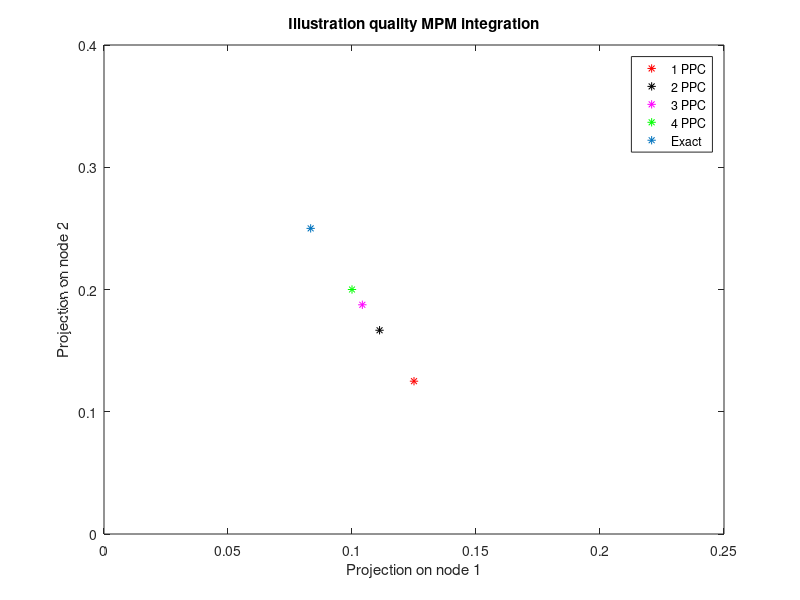

Source code (MATLAB):
%% Representation of the results regarding numerical integration
% f(x) = x^2 on [0,1] 
% 1 Element, 1-2-3 PPC

node_1_1 = 1/8;
node_1_2 = 1/8; 

node_2_1 = 1/9;
node_2_2 = 1/6;

node_3_1 = 5/48;
node_3_2 = 9/48;

node_4_1 = 1/10;
node_4_2 = 1/5;

node_exact_1 = 1/12;
node_exact_2 = 1/4;

plot(node_1_1,node_1_2,'*r')
hold on
plot(node_2_1,node_2_2,'*k')
plot(node_3_1,node_3_2,'*m')
plot(node_4_1,node_4_2,'*g')
plot(node_exact_1,node_exact_2,'*')
xlabel('Projection on node 1')
ylabel('Projection on node 2')
title('Illustration quality MPM integration')
legend('1 PPC', '2 PPC', '3 PPC', '4 PPC','Exact')
axis([0 0.25 0 0.4])
